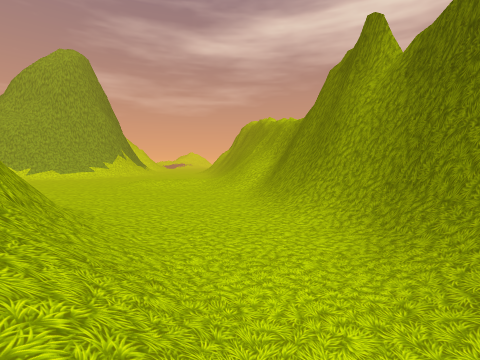
view 1 (above)

23 first-person views from a walk through a Unity game level. The camera is 1.2 m above the floor, tilts 4° down and sees 85° across. The floor is counted in squares, 2 m on a side. Each view is taken from the middle of a square. On the plan, view 1 faces up. The plan holds only what a view shows up to about 9 squares ahead; the rest is blank. The place goes on beyond the plan. The player is left out. Some animated figures are not drawn.

view 2
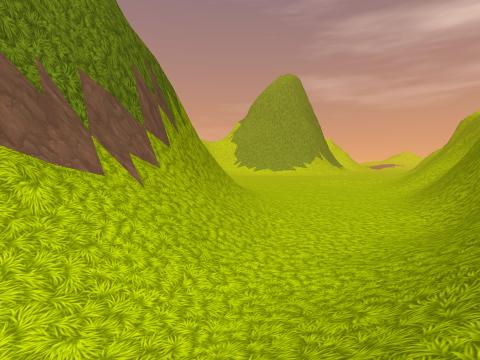

view 3
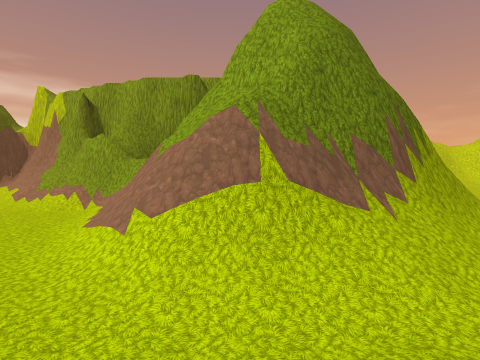

view 4
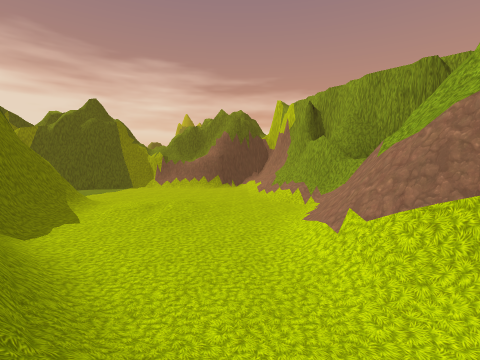

view 5
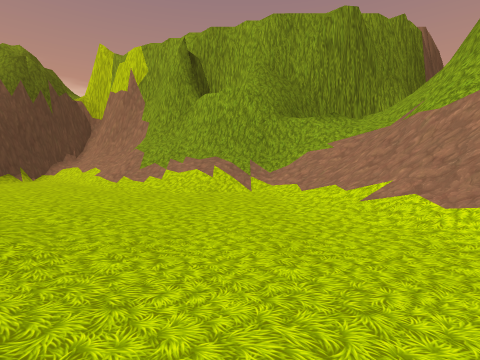

view 6
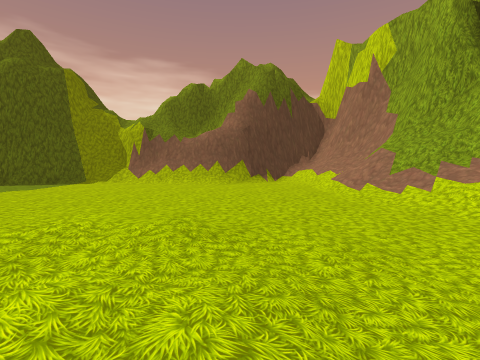

view 7
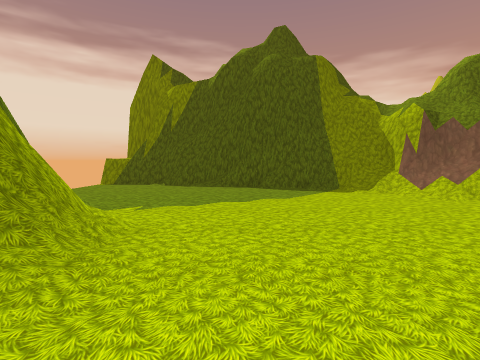

view 8
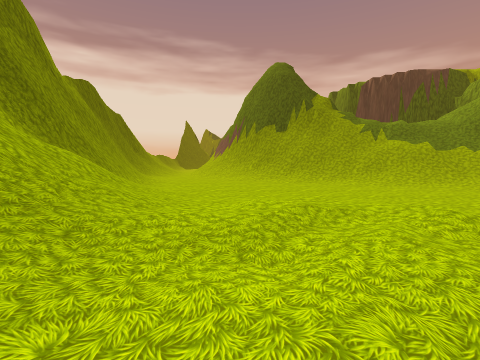

view 9
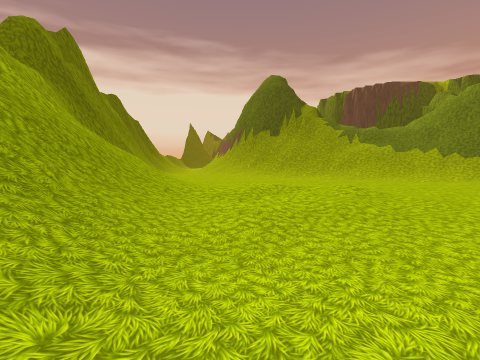

view 10
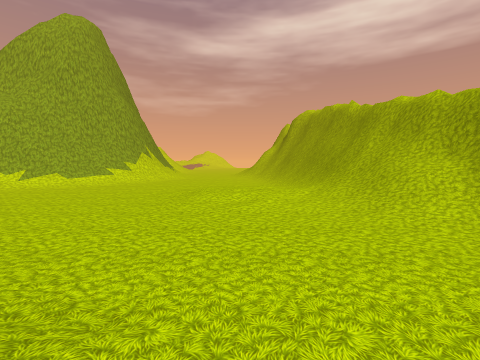

view 11
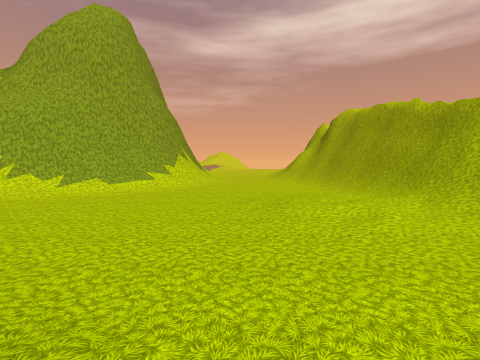

view 12
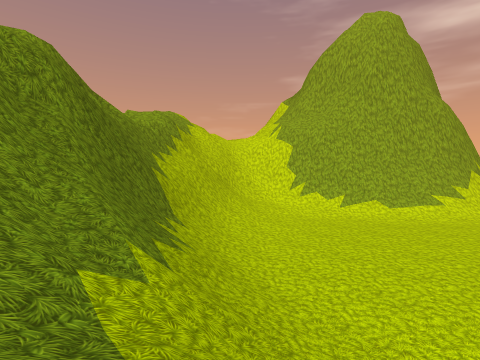

view 13
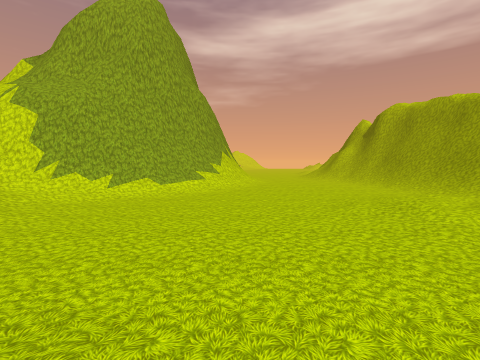

view 14
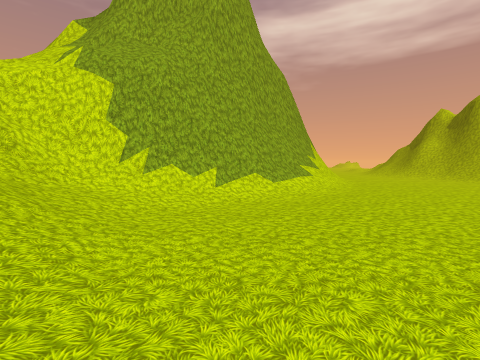

view 15
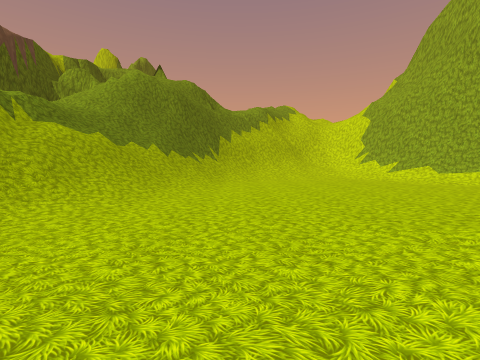

view 16
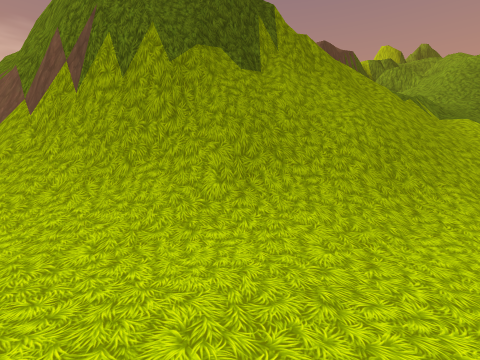

view 17
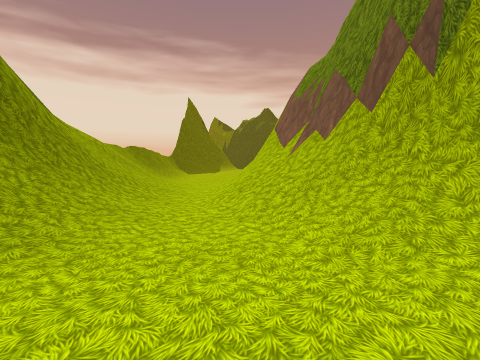

view 18
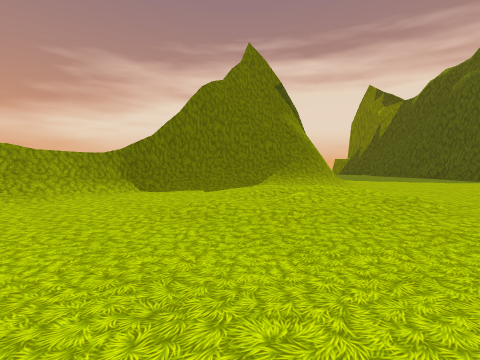

view 19
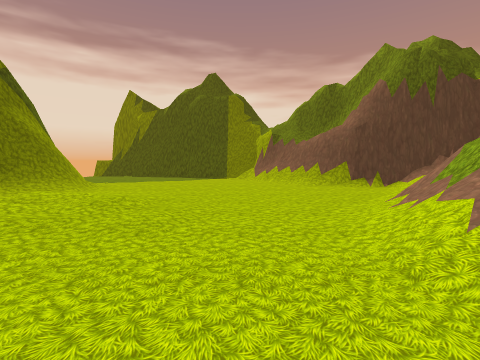

view 20
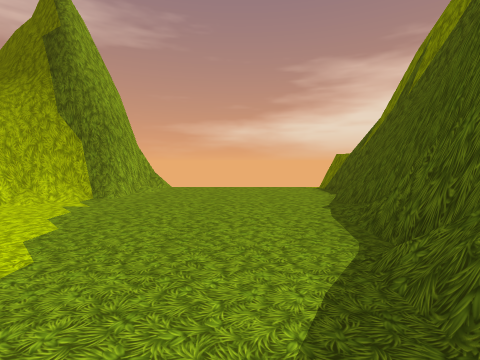

view 21
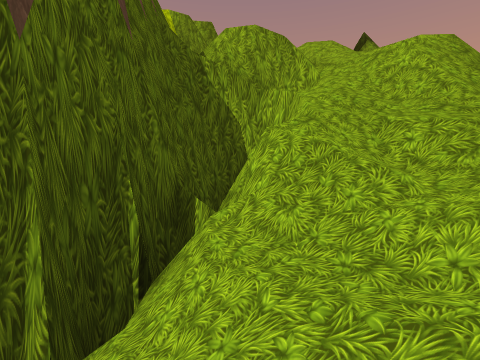

view 22
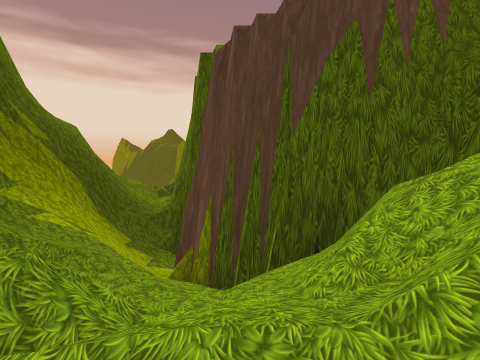

view 23
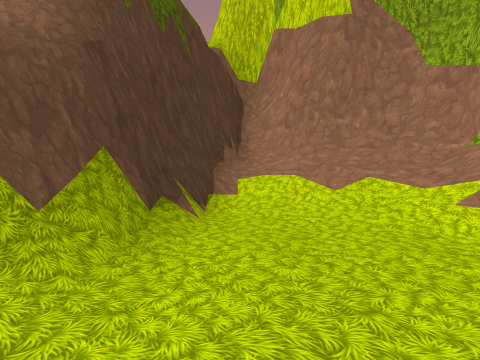

### Floor plan
Key: @ floor where view 1 was taken; # wall or solid block; . main floor; : floor 0.25 m higher than the main floor; + floor 3 m higher than the main floor; * floor 5.25 m higher than the main floor; % floor 5.75 m higher than the main floor; & floor 7 m higher than the main floor; $ floor 10 m higher than the main floor; / step, stairs or slope; = window, fence, low wall or low ledge; ^ raised ledge; v drop or lower ground.
Columns run from 15 left of view 1 to 3 right of it. Each row starts with its distance up from view 1.
 15 #######/....../##
 14 ===####/....../=##
 13 #=###/......../=##
 12  ##//........./==^
 11  ==/......./..:/=#
 10  =#/..........//=#
  9 #=##/..........//#
  8 =*v#//........./##
  7   #v#///........##
  6  =#%#=////......##
  5  ##&==//////..../#
  4  v=&==///////.../#
  3  vvv##/==####/...#
  2   v##v/+=#####/..#
  1   vvv##=##   ##/.##
  0     $v####   ##@.=#
 -1       v###    #/.//
 -2       $####   #/.//
 -3        vv=## ##/.//
 -4        vv+=####...#
 -5        vv=////....#
 -6        v##//......#
 -7        v##/.......#
 -8       v##/........#
 -9       v#=/....:...#
-10      v###......:./#
-11      ##//......./##
-12     v##/......./##
-13    vv#/......../##
-14    vv####/......##
-15         #//......##
-16         ##/........
-17          ##/.......
-18           ####.....
-19              ######

Positions as (right, up) in squares from view 1, and headings:
1: (0, 0), facing up
2: (2, -1), facing up-left
3: (3, -2), facing left
4: (3, -2), facing down-left
5: (0, -7), facing left
6: (-1, -8), facing down-left
7: (-1, -11), facing down
8: (-2, 13), facing down
9: (-2, 15), facing down
10: (-3, 4), facing up
11: (-5, 5), facing up
12: (-7, 5), facing up-left
13: (-7, 6), facing up
14: (-10, 8), facing up
15: (-2, 8), facing left
16: (-1, 5), facing down-left
17: (0, 4), facing down
18: (-3, -6), facing down-right
19: (-4, -6), facing down
20: (-3, -17), facing right
21: (-8, 2), facing left
22: (-9, 4), facing down
23: (-5, -13), facing left
